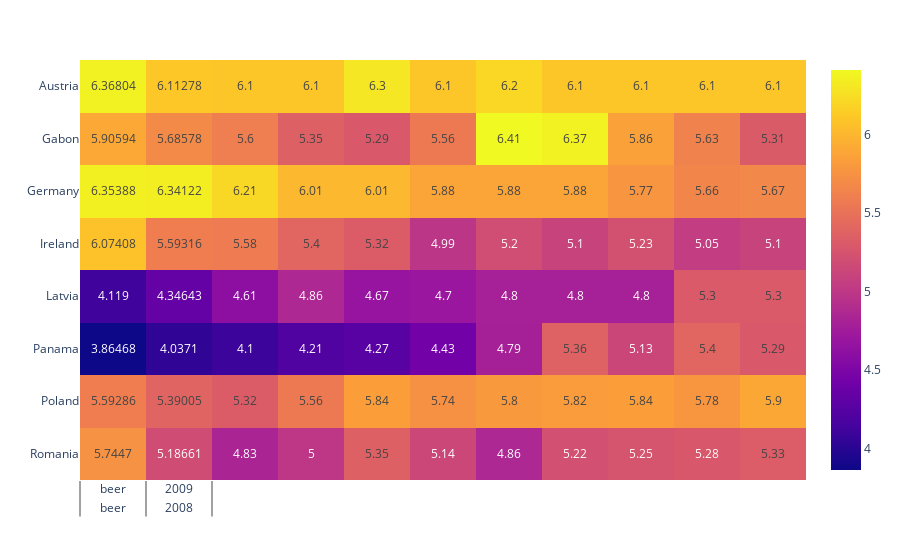

Source (notebook cell):
### Code cell
# beer,                            2008-2018, inclusive: 48:59
# population,                      2008-2018, inclusive: 108:119

# life ladder                      2008-2018, inclusive:  183:194     193     sorta
# log GDP per capita               2008-2018, inclusive:  197:208     207     sorta
# social support                   2008-2018, inclusive:  211:         -1     sorta
# generosity,                      2008-2018, inclusive:  127:138     137     no
# freedom to make life choices,    2008-2018, inclusive:  141:152     151     not really
# positive affect                  2008-2018, inclusive:  155:166     165     not really
# democractic quality              2008-2018, inclusive:  169:180     179     sorta

filtered = bhp.iloc[::, 48:59][bhp[("beer", 2017)] > 5]

px.imshow(filtered, text_auto=True).update_layout({"height": 800})

### Figure 1 — Plotly figure (JSON) as saved in the notebook; plotly's stock layout.template omitted (floating-point values rounded to 4 significant figures)
{"data": [{"coloraxis": "coloraxis", "hovertemplate": "x: %{x}<br>y: %{y}<br>color: %{z}<extra></extra>", "name": "0", "texttemplate": "%{z}", "type": "heatmap", "x": [["beer", 2008], ["beer", 2009], ["beer", 2010], ["beer", 2011], ["beer", 2012], ["beer", 2013], ["beer", 2014], ["beer", 2015], ["beer", 2016], ["beer", 2017], ["beer", 2018]], "xaxis": "x", "y": ["Austria", "Gabon", "Germany", "Ireland", "Latvia", "Panama", "Poland", "Romania"], "yaxis": "y", "z": [[6.368, 6.113, 6.1, 6.1, 6.3, 6.1, 6.2, 6.1, 6.1, 6.1, 6.1], [5.906, 5.686, 5.6, 5.35, 5.29, 5.56, 6.41, 6.37, 5.86, 5.63, 5.31], [6.354, 6.341, 6.21, 6.01, 6.01, 5.88, 5.88, 5.88, 5.77, 5.66, 5.67], [6.074, 5.593, 5.58, 5.4, 5.32, 4.99, 5.2, 5.1, 5.23, 5.05, 5.1], [4.119, 4.346, 4.61, 4.86, 4.67, 4.7, 4.8, 4.8, 4.8, 5.3, 5.3], [3.865, 4.037, 4.1, 4.21, 4.27, 4.43, 4.79, 5.36, 5.13, 5.4, 5.29], [5.593, 5.39, 5.32, 5.56, 5.84, 5.74, 5.8, 5.82, 5.84, 5.78, 5.9], [5.745, 5.187, 4.83, 5, 5.35, 5.14, 4.86, 5.22, 5.25, 5.28, 5.33]]}], "layout": {"autosize": true, "coloraxis": {"colorscale": [[0, "#0d0887"], [0.1111, "#46039f"], [0.2222, "#7201a8"], [0.3333, "#9c179e"], [0.4444, "#bd3786"], [0.5556, "#d8576b"], [0.6667, "#ed7953"], [0.7778, "#fb9f3a"], [0.8889, "#fdca26"], [1, "#f0f921"]]}, "margin": {"t": 60}, "xaxis": {"anchor": "y", "autorange": true, "constrain": "domain", "domain": [0, 1], "range": [-0.5, 10.5], "scaleanchor": "y", "type": "multicategory"}, "yaxis": {"anchor": "x", "autorange": true, "constrain": "domain", "domain": [0, 1], "range": [7.5, -0.5], "type": "category"}}}
